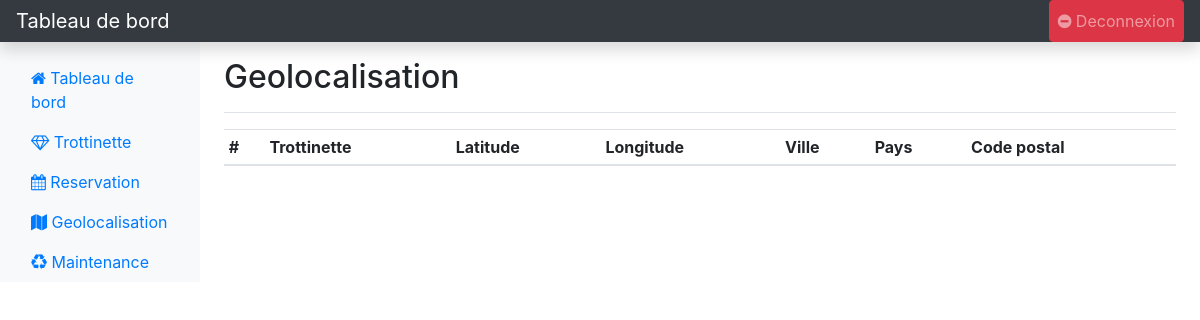
The page /app/user/geolocalisation.php (signed in) on the database as committed earlier.
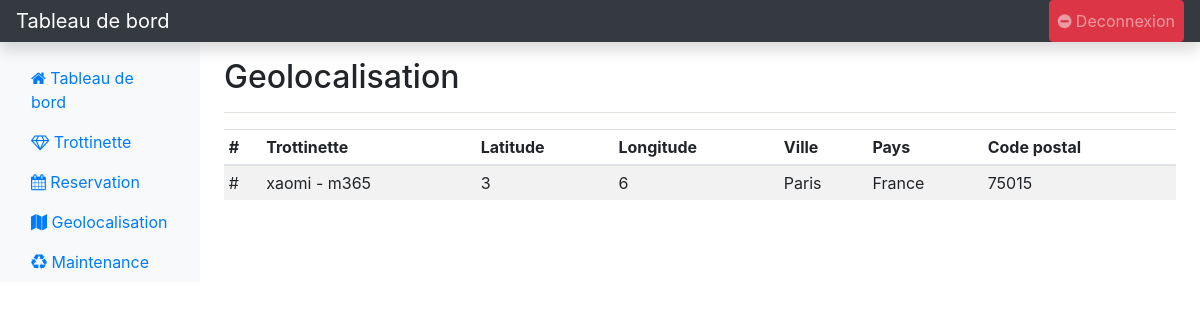
The same page on the database as committed later.
### tables this page shows
CREATE TABLE `geolocalisation` (
  `id` int(11) NOT NULL,
  `id_trottinette` int(11) NOT NULL,
  `latitude` int(11) NOT NULL,
  `longitude` int(11) NOT NULL,
  `city` varchar(255) NOT NULL,
  `country` varchar(255) NOT NULL,
  `code_postal` varchar(20) NOT NULL,
  `created_at` datetime NOT NULL DEFAULT CURRENT_TIMESTAMP
);

CREATE TABLE `trottinette` (
  `id` int(11) NOT NULL,
  `modele` varchar(255) DEFAULT NULL,
  `marque` varchar(255) DEFAULT NULL,
  `autonomie` int(11) DEFAULT '0',
  `vitesse` int(11) NOT NULL DEFAULT '0',
  `kilometrage` int(11) NOT NULL DEFAULT '0',
  `temps_trajet` int(11) NOT NULL DEFAULT '0',
  `compteur_km` int(11) NOT NULL DEFAULT '0',
  `temperature` int(11) NOT NULL DEFAULT '0',
  `regulateur_vitesse` tinyint(1) NOT NULL DEFAULT '0',
  `feu_arriere` tinyint(1) NOT NULL DEFAULT '0',
  `feu_avant` tinyint(1) NOT NULL DEFAULT '0',
  `duree_vie` int(11) NOT NULL,
  `created_at` datetime NOT NULL DEFAULT CURRENT_TIMESTAMP
);

### functions/function_gealocalisation.php (called while the page is built)
<?php
	$stmt = $dbh->prepare('SELECT * FROM geolocalisation LEFT JOIN trottinette ON  geolocalisation.id_trottinette = trottinette.id');
	$stmt->execute();
	$geolocalisations_response = $stmt->fetchAll();
?>

### app/user/geolocalisation.php (the view, shortened to what this page needs)
<?php include_once '../../composants/user/header.php'; ?>
<?php include_once '../../functions/function_gealocalisation.php'; ?>
        <main role="main" class="col-md-9 ml-sm-auto col-lg-10 px-md-4">
          <div class="d-flex justify-content-between flex-wrap flex-md-nowrap align-items-center pt-3 pb-2 mb-3 border-bottom">
            <h1 class="h2">Geolocalisation</h1>
          </div>
          <div class="table-responsive">
            <table class="table table-striped table-sm">
              <thead>
                <tr>
                  <th>#</th>
                  <th>Trottinette</th>
                  <th>Latitude</th>
                  <th>Longitude</th>
                  <th>Ville</th>
                  <th>Pays</th>
                  <th>Code postal</th>
                </tr>
              </thead>
              <tbody>
                <?php foreach($geolocalisations_response as $geolocalisation): ?>
                  <tr>
                    <td>#</td>
                    <td>
                      <?php echo $geolocalisation['marque'] .' - '.$geolocalisation['modele']; ?>
                    </td>
                    <td><?php echo round($geolocalisation['latitude'], 5); ?></td>
                    <td><?php echo $geolocalisation['longitude']; ?></td>
                    <td><?php echo $geolocalisation['city']; ?></td>
                    <td><?php echo $geolocalisation['country']; ?></td>
                    <td><?php echo $geolocalisation['code_postal']; ?></td>
                  </tr>
                <?php endforeach; ?>
              </tbody>
            </table>
          </div>
        </main>
<?php include_once '../../composants/user/footer.php'; ?>

Rows that differ between the two databases and show on the page:
added geolocalisation: id_trottinette.marque "xaomi", id_trottinette.modele "m365", latitude "3", longitude "6", city "Paris", country "France", code_postal "75015"
